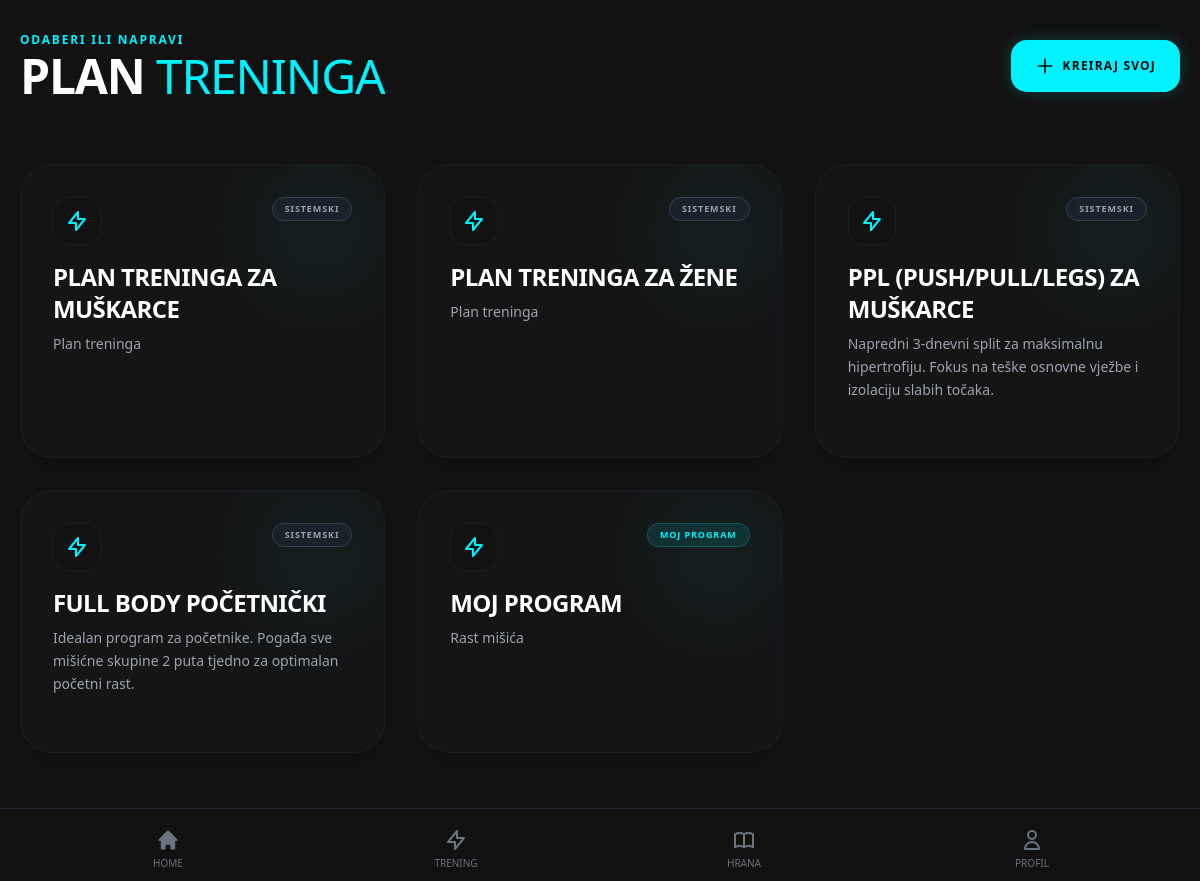
The app's page /planovi/ (signed in) with its own data.
### workouts/models.py (models this page shows, shortened)
class Program(models.Model):
    naziv = models.CharField(max_length=100)
    opis = models.TextField(blank=True, null=True)
    kreator = models.ForeignKey(settings.AUTH_USER_MODEL, on_delete=models.CASCADE, null=True, blank=True, related_name='moji_programi')

### workouts/views.py (the view)
# urls.py: path('planovi/', views.plan_treninga, name='plan_treninga'),
@login_required(login_url='/korisnici/prijava/')
def plan_treninga(request):
    programi = Program.objects.filter(kreator__isnull=True) | Program.objects.filter(kreator=request.user)
    for p in programi:
        p.ukupno_dana = p.dani.count()
        p.zavrseno_dana = TreningSesija.objects.filter(korisnik=request.user, dan_treninga__program=p, zavrseno=True).values('dan_treninga').distinct().count()
        p.postotak = int((p.zavrseno_dana / p.ukupno_dana * 100)) if p.ukupno_dana > 0 else 0
    return render(request, 'workouts/plan_treninga.html', {'programi': programi})

### workouts/templates/workouts/plan_treninga.html (shortened to what this page needs)
{% extends 'base.html' %}
{% block content %}
<div class="px-5 pt-8 pb-32 max-w-7xl mx-auto">
    <div class="flex justify-between items-center mb-10 lg:mb-16">
        <div>
            <p class="text-brand-accent text-xs font-semibold uppercase tracking-[0.15em] mb-1">Odaberi ili napravi</p>
            <h1 class="text-4xl lg:text-5xl font-bold text-white uppercase tracking-tight">Plan <span class="font-light text-brand-accent">Treninga</span></h1>
        </div>
        <a href="{% url 'workouts:kreiraj_program' %}" class="bg-brand-accent text-[#0a0a0a] px-4 py-3 lg:px-6 lg:py-4 rounded-xl lg:rounded-2xl font-bold uppercase text-[10px] lg:text-xs tracking-widest hover:-translate-y-1 transition-all shadow-[0_0_15px_rgba(0,242,254,0.2)] flex items-center shrink-0">
            <svg class="w-4 h-4 lg:w-5 lg:h-5 mr-1.5 lg:mr-2" fill="none" stroke="currentColor" viewBox="0 0 24 24"><path stroke-linecap="round" stroke-linejoin="round" stroke-width="2" d="M12 4v16m8-8H4"></path></svg>
            Kreiraj Svoj
        </a>
    </div>
    <div class="grid grid-cols-1 md:grid-cols-2 lg:grid-cols-3 gap-6 lg:gap-8">
        {% for program in programi %}
        <a href="{% url 'workouts:program_detalji' program.id %}" class="block group relative">
            <div class="bg-brand-card/40 backdrop-blur-md rounded-[2rem] p-6 lg:p-8 border border-gray-800/50 shadow-xl overflow-hidden transition-all duration-300 group-hover:border-brand-accent/50 group-hover:shadow-[0_0_30px_rgba(0,242,254,0.1)] h-full flex flex-col">
                <div class="absolute top-0 right-0 w-32 h-32 bg-brand-accent/5 rounded-full blur-[40px] pointer-events-none group-hover:bg-brand-accent/10 transition-all"></div>
                <div class="flex justify-between items-start mb-4 relative z-10">
                    <div class="w-12 h-12 rounded-2xl bg-[#121212] border border-gray-800/50 flex items-center justify-center text-brand-accent group-hover:scale-110 transition-transform">
                        <svg class="w-6 h-6" fill="none" stroke="currentColor" viewBox="0 0 24 24"><path stroke-linecap="round" stroke-linejoin="round" stroke-width="2" d="M13 10V3L4 14h7v7l9-11h-7z"></path></svg>
                    </div>
                    {% if program.kreator %}
                        <span class="text-[9px] font-bold uppercase tracking-widest px-3 py-1 rounded-full bg-brand-accent/10 text-brand-accent border border-brand-accent/20">Moj Program</span>
                    {% else %}
                        <span class="text-[9px] font-bold uppercase tracking-widest px-3 py-1 rounded-full bg-gray-800/50 text-gray-400 border border-gray-700">Sistemski</span>
                    {% endif %}
                </div>
                <h2 class="text-2xl font-bold text-white mb-2 uppercase tracking-tight relative z-10">{{ program.naziv }}</h2>
                <p class="text-gray-400 text-sm font-normal leading-relaxed line-clamp-3 mb-6 relative z-10 flex-grow">{{ program.opis }}</p>
            </div>
        </a>
        {% endfor %}
    </div>
</div>
{% include 'includes/bottom_nav.html' %}
{% endblock %}

### records on screen
Program: shows "SISTEMSKI", naziv "PLAN TRENINGA ZA MUŠKARCE", opis "Plan treninga"
Program: shows "SISTEMSKI", naziv "PLAN TRENINGA ZA ŽENE", opis "Plan treninga"
Program: shows "SISTEMSKI", naziv "PPL (PUSH/PULL/LEGS) ZA MUŠKARCE", opis "Napredni 3-dnevni split za maksimalnu hipertrofiju. Fokus na teške osnovne vježbe i izolaciju slabih točaka."
Program: shows "SISTEMSKI", naziv "FULL BODY POČETNIČKI", opis "Idealan program za početnike. Pogađa sve mišićne skupine 2 puta tjedno za optimalan početni rast."
Program: shows "MOJ PROGRAM", naziv "MOJ PROGRAM", opis "Rast mišića"
